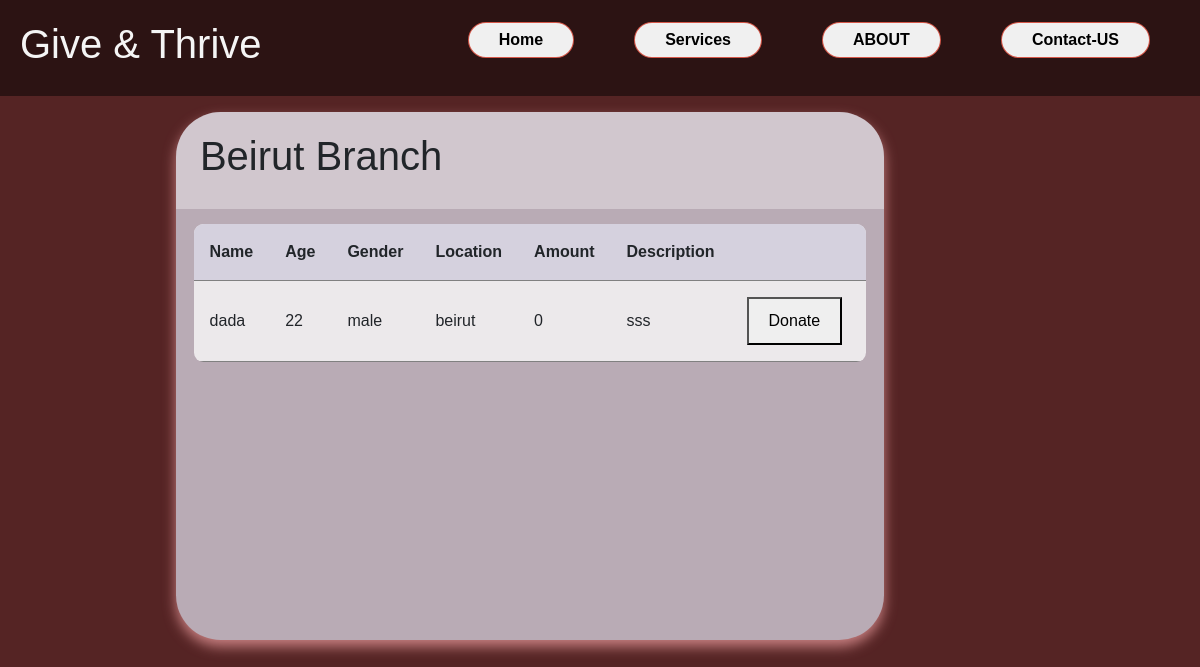
The app's page /phpcomponents/beirut/beirut.php, older data.
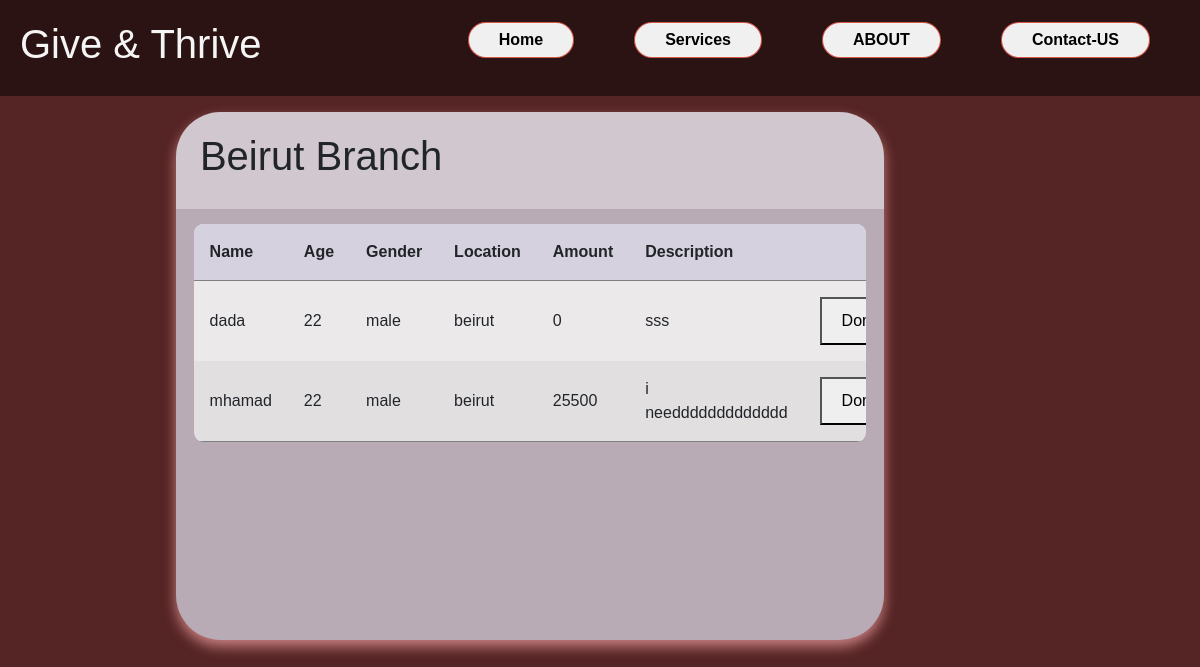
The same page, newer data.
### tables this page shows
CREATE TABLE addorphan (
  idorphan int(50) NOT NULL,
  nameorphan varchar(50) NOT NULL,
  age int(50) NOT NULL,
  gender varchar(50) NOT NULL,
  amount int(255) NOT NULL,
  description text NOT NULL,
  locationID int(11) NOT NULL
);

CREATE TABLE location (
  locationid int(11) NOT NULL,
  locationname varchar(30) NOT NULL
);

### phpcomponents/beirut/beirut.php (the view, shortened to what this page needs)
<?php
$servername = "localhost";
$username = "root";
$password = "";
$databasename = "orphan";
$conn = mysqli_connect($servername, $username, $password, $databasename);
?>
<!DOCTYPE html>
<html lang="en">
<head>
    <link href="https://cdn.jsdelivr.net/npm/bootstrap@5.2.3/dist/css/bootstrap.min.css" rel="stylesheet">
    <link rel="stylesheet" href="./beirutt.css">
    <link rel="stylesheet" href="https://cdnjs.cloudflare.com/ajax/libs/font-awesome/6.4.0/css/all.min.css" />
</head>
<body>
        <div class="page">
        <nav class="navbar">
            <h1 class="logo"> Give & Thrive</h1>
            <ul class="nav-links">
                <li class="active"></i><a href="#"></a></i>Home</li>
                <li class="active"></i><a href="#"></a>Services</li>
                <li class="active"></i><a href="#"></a></i>ABOUT</li>
                <li class="active"><a href="../contactform/contact.php">Contact-US</a></li>
            </ul>
        </nav>
        <div class="container">
            <div class="table">
    <main class="table">
        <section class="table__header">
            <h1>Beirut Branch </h1>
        </section>
        <section class="table__body">
            <table>
                <thead>
                    <tr>
                        <th> Name </th>
                        <th> age </th>
                        <th> gender </th>
                        <th> Location</a></th>
                        <th> amount</th>
                        <th> description</th>
                        <th></th>
                        <th></th>
                    </tr>
                </thead>
                <tbody>
                <?php
                    $sql = "SELECT addorphan.*, location.locationname
                    FROM addorphan
                    JOIN location ON addorphan.locationID = location.locationid
                    WHERE addorphan.locationID = 3";
                     $res = mysqli_query($conn ,$sql);
                    while($row = mysqli_fetch_array($res)){
                        echo "<tr>";
                        echo "<td>".$row['nameorphan']."</td>";
                        echo "<td>".$row['age']."</td>";
                        echo "<td>".$row['gender']."</td>";
                        echo "<td>".$row['locationname']."</td>";
                        echo "<td>".$row['amount']."</td>";
                        echo "<td>".$row['description']."</td>";
                        echo "<td><a href ='../donation.php'><button style='font-size:16px; padding:10px 20px;'>Donate</button></a></td>";
                    }
                    ?>
</tbody>
            </table>
        </section>
</main>
</div>
</body>
</html>

Row changes from the older to the newer data that the page shows:
added addorphan: nameorphan "mhamad", age "22", gender "male", locationID.locationname "beirut", amount "25500", description "i needdddddddddddd"
